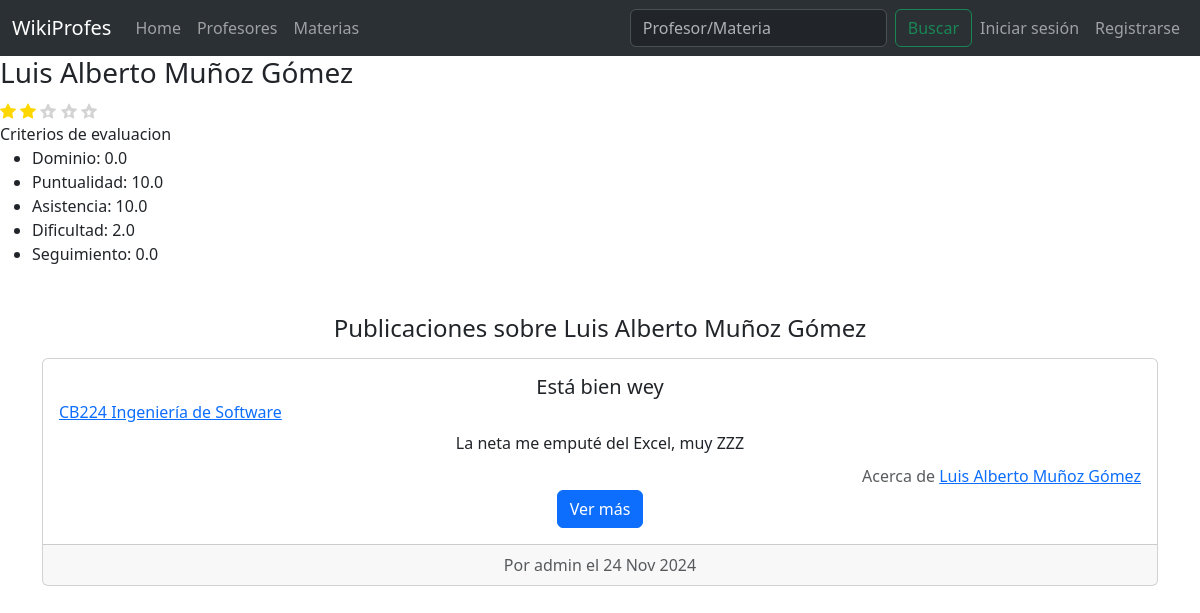
Before: /profesor/1 with the older database file.
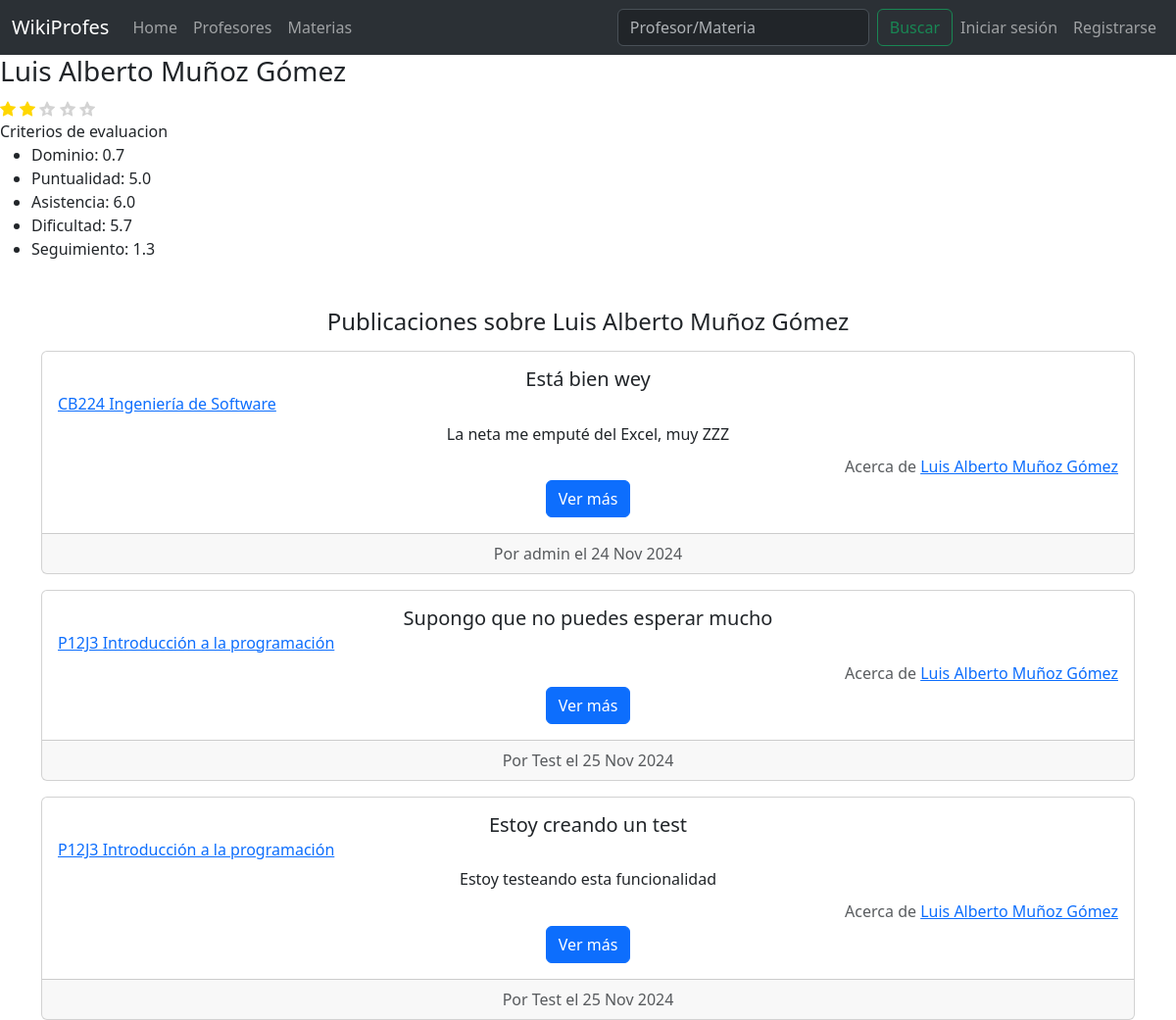
After: the same page with the newer database file.
### publicacion/models.py (models this page shows, shortened)
class Publicacion(models.Model):
    profesor = models.ForeignKey(Profesor, on_delete=models.CASCADE)
    materia = models.ForeignKey(Materia, on_delete=models.CASCADE)
    usuario = models.ForeignKey(User, on_delete=models.CASCADE)
    titulo = models.CharField(max_length=80)
    fecha = models.DateField()
    comentario = models.TextField(max_length=2000)
    dominio = models.IntegerField()
    puntualidad = models.IntegerField()
    asistencia = models.IntegerField()
    dificultad = models.IntegerField()
    seguimiento = models.IntegerField()

### materia/models.py (models this page shows)
class Materia(models.Model):
    clave = models.CharField(max_length=10)
    nombre = models.CharField(max_length=80)
    departamento = models.CharField(max_length=50)
    profesores = models.ManyToManyField(Profesor, through='publicacion.Publicacion')
    usuarios = models.ManyToManyField(User, through='publicacion.Publicacion')
    def __str__(self):
        return f'{self.clave} {self.nombre}'

### profesor/models.py (models this page shows)
class Profesor(models.Model):
    nombre = models.CharField(max_length=80)
    usuarios = models.ManyToManyField(User, through='publicacion.Publicacion')
    @property
    def promedioCriterios(self):
        publicaciones = self.publicacion_set.all()
        if not publicaciones.exists():
            return {'dominio':0, 'puntualidad':0, 'asistencia':0, 'dificultad':0, 'seguimiento':0}
        criterios = ['dominio', 'puntualidad', 'asistencia', 'dificultad', 'seguimiento']
        promedios = {}
        for criterio in criterios:
            promedio = publicaciones.aggregate(promedio=Avg(criterio))['promedio'] or 0
            promedios[criterio] = round(promedio, 2)
        return promedios
    @property
    def promedioGeneral(self):
        publicaciones = self.publicacion_set.all()
        if not publicaciones.exists():
            return 0
        promedioTotal = publicaciones.aggregate(
            promedio = models.Avg(
                (models.F('dominio')+models.F('puntualidad')+
                models.F('asistencia')+models.F('dificultad')+
                models.F('seguimiento')) / 5
            )
        )['promedio']
        return round(promedioTotal / 2)
    def __str__(self):
        return f'{self.nombre}'

### publicacion/views.py (the view)
# urls.py: path('profesor/<int:profesor_id>', views.ProfesorView.as_view(), name='profesor'),
class ProfesorView(generic.ListView):
    template_name = 'profesor/profesorPerfil.html'
    context_object_name = 'publicaciones'
    def get_queryset(self):
        return Publicacion.objects.filter(profesor_id=self.kwargs['profesor_id'])
    def get_context_data(self, **kwargs):
        context = super().get_context_data(**kwargs)
        profesor = Profesor.objects.get(id=self.kwargs['profesor_id'])
        rangoEstrellas = range(1, 6)
        context['profesor'] = profesor
        context['promedios'] = profesor.promedioCriterios
        context['promedioGeneral'] = profesor.promedioGeneral
        context['rangoEstrellas'] = rangoEstrellas
        return context

### templates/profesor/profesorPerfil.html (shortened to what this page needs)
{% extends "base.html" %}
{% block content %}
<div>
    <h3>{{profesor.nombre}}</h3>
    <div class="calificacionGeneral">
    </div>
    <div>
        <a>Criterios de evaluacion</a>
        <ul>
            <li>Dominio:     {{ promedios.dominio|floatformat:1 }}</li>
            <li>Puntualidad: {{ promedios.puntualidad|floatformat:1 }}</li>
            <li>Asistencia:  {{ promedios.asistencia|floatformat:1 }}</li>
            <li>Dificultad:  {{ promedios.dificultad|floatformat:1 }}</li>
            <li>Seguimiento: {{ promedios.seguimiento|floatformat:1 }}</li>
        </ul>
    </div>
</div>
<div style="margin-top: 3rem;">
    <h4 style="text-align: center;"> Publicaciones sobre {{profesor}}</h4>
    {% for publicacion in publicaciones %}
    <section>
        <div class="container" style="margin-top: 1rem;">
            <div class="card text-center">
                <div class="card-body">
                <h5 class="card-title">{{publicacion.titulo}}</h5>
                <h6 class="card-subtitle mb-2 text-body-secondary text-start"><a href="{% url 'publicacion:materia' publicacion.materia.id %}">{{publicacion.materia}}</a></h6>
                <p class="card-text">{{publicacion.comentario}}</p>
                <h6 class="card-subtitle mb-2 text-body-secondary text-end">Acerca de <a href="{% url 'publicacion:profesor' publicacion.profesor.id %}">{{publicacion.profesor}}</a></h6>
                <a href="#" class="btn btn-primary">Ver más</a>
                </div>
                <div class="card-footer text-body-secondary">
                   Por {{publicacion.usuario}} el {{ publicacion.fecha|date:"d M Y" }}
                </div>
            </div>
        </div>
    </section>
    {% endfor %}
</div>
{% endblock content %}

Changed rows visible on the page:
added Publicacion: titulo "Supongo que no puedes esperar mucho", materia "P12J3 Introducción a la programación", profesor "Luis Alberto Muñoz Gómez", usuario "Test", fecha "25 Nov 2024"
added Publicacion: titulo "Estoy creando un test", materia "P12J3 Introducción a la programación", comentario "Estoy testeando esta funcionalidad", profesor "Luis Alberto Muñoz Gómez", usuario "Test", fecha "25 Nov 2024"
Other visible differences:
{{ promedios.dominio|floatformat:1 }}: "0.0" → "0.7"
{{ promedios.puntualidad|floatformat:1 }}: "10.0" → "5.0"
{{ promedios.asistencia|floatformat:1 }}: "10.0" → "6.0"
{{ promedios.dificultad|floatformat:1 }}: "2.0" → "5.7"
{{ promedios.seguimiento|floatformat:1 }}: "0.0" → "1.3"
